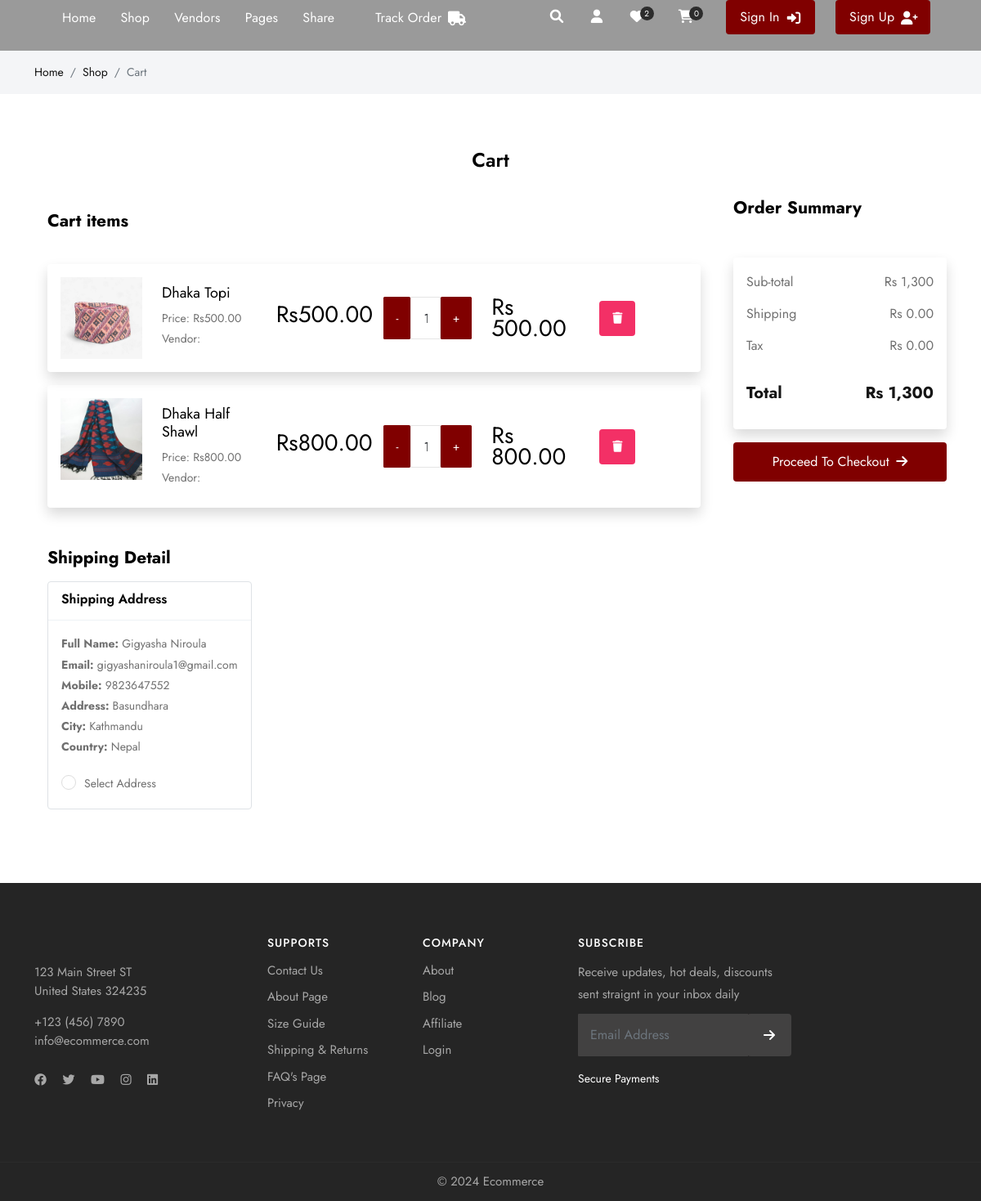
Page /cart/ (signed in) on the committed database.
### store/models.py (models this page shows, shortened)
class Cart(models.Model):
    product = models.ForeignKey(Product, on_delete=models.CASCADE)
    user = models.ForeignKey(user_models.User, on_delete=models.SET_NULL, null=True, blank=True)
    qty = models.PositiveIntegerField(default=0, null=True, blank=True)
    price = models.DecimalField(decimal_places=2, max_digits=12, default=0.00, null=True, blank=True)
    sub_total = models.DecimalField(decimal_places=2, max_digits=12, default=0.00, null=True, blank=True)
    shipping = models.DecimalField(decimal_places=2, max_digits=12, default=0.00, null=True, blank=True)
    tax = models.DecimalField(decimal_places=2, max_digits=12, default=0.00, null=True, blank=True)
    total = models.DecimalField(decimal_places=2, max_digits=12, default=0.00, null=True, blank=True)
    size = models.CharField(max_length=100, null=True, blank=True)
    color = models.CharField(max_length=100, null=True, blank=True)
    cart_id = models.CharField(max_length=1000, null=True, blank=True)
    date = models.DateTimeField(auto_now_add=True)

class Product(models.Model):
    name = models.CharField(max_length=100)
    image = models.ImageField(upload_to="images", blank=True, null=True )
    description = CKEditor5Field('Text', config_name='extends')
    category = models.ForeignKey(Category, on_delete=models.SET_NULL, null=True, blank=True)
    price = models.DecimalField(max_digits=12, decimal_places=2, default=0.00, null=True, blank=True, verbose_name="Sale Price")
    regular_price = models.DecimalField(max_digits=12, decimal_places=2, default=0.00, null=True, blank=True, verbose_name="Regular Price")
    stock = models.PositiveIntegerField(default=0, null=True, blank=True)
    shipping = models.DecimalField(max_digits=12, decimal_places=2, default=0.00, null=True, blank=True, verbose_name="Shipping Amount")
    status = models.CharField(choices=STATUS, max_length=50, default="Published")
    featured = models.BooleanField(default=False, verbose_name="Marketplace Featured")
    vendor = models.ForeignKey(user_models.User, on_delete=models.SET_NULL, null=True, blank=True)
    sku = ShortUUIDField(unique=True, length=5, max_length=50, prefix="SKU", alphabet="1234567890")
    slug = models.SlugField(null=True, blank=True)
    date = models.DateTimeField(default=timezone.now)
    class Meta:
        ordering = ['-id']
        verbose_name_plural = "Products"

### customer/models.py (models this page shows, shortened)
class Address (models.Model) :
    user = models. ForeignKey(User, on_delete=models. CASCADE, null=True)
    full_name = models.CharField(max_length=200, null=True, blank=True, default=None)
    mobile = models.CharField(max_length=50, null=True, blank=True, default=None)
    email = models.CharField(max_length=100, null=True, blank=True, default=None)
    country = models.CharField(max_length=100, null=True, blank=True, default=None)
    city = models. CharField (max_length=100, null=True, blank=True, default=None)
    address = models.CharField(max_length=100, null=True, blank=True, default=None)
    class Meta:
        verbose_name_plural = "Customer Address"

### store/views.py (the view)
# urls.py: path("cart/", views.cart , name="cart"),
def cart(request):
    if "cart_id" in request.session:
        cart_id = request.session["cart_id"]
    else:
        cart_id = None
    items = store_models.Cart.objects.filter( Q(cart_id=cart_id) | Q(user= request.user) if request.user.is_authenticated else Q(cart_id=cart_id))
    cart_sub_total= store_models.Cart.objects.filter( Q(cart_id=cart_id) |  Q(user= request.user) if request.user.is_authenticated else Q(cart_id=cart_id)).aggregate(sub_total= Sum("sub_total"))['sub_total']
    try:
        addresses = customer_models.Address.objects.filter(user=request.user)
    except:
        addresses = None
    if not items:
        messages.warning(request,"No items in cart")
        return redirect("store:index")
    context = {
        "items": items,
        "cart_sub_total": cart_sub_total,
        "addresses": addresses,
    }
    return render(request,"store/cart.html", context)

### store/context.py (called while the page is built)
def default(request):
    try:
        cart_id = request.session['cart_id']
        total_cart_items = store_models.Cart.objects.filter(cart_id=cart_id).count()
    except:
        total_cart_items = 0
    return {
        "total_cart_items": total_cart_items
    }

### templates/store/cart.html (shortened to what this page needs)
{% extends 'partials/base.html' %}
{% load humanize %}
{% load static %}
{% block content %}
<head>
    <link rel="stylesheet" href="https://cdnjs.cloudflare.com/ajax/libs/font-awesome/6.0.0/css/all.min.css" />
    <link href="{% static 'assets/css/styles.css' %}" rel="stylesheet" />
</head>
<div class="gray py-3">
    <div class="container">
        <div class="row">
            <div class="colxl-12 col-lg-12 col-md-12">
                <nav aria-label="breadcrumb">
                    <ol class="breadcrumb">
                        <li class="breadcrumb-item"><a href="/">Home</a></li>
                        <li class="breadcrumb-item"><a href="/shop.html">Shop</a></li>
                        <li class="breadcrumb-item active" aria-current="page">Cart</li>
                    </ol>
                </nav>
            </div>
        </div>
    </div>
</div>
<section class="middle">
    <div class="container">
        <div class="row justify-content-center">
            <div class="col-xl-12 col-lg-12 col-md-12 col-sm-12">
                <div class="sec_title position-relative text-center">
                    <h3 class="ft-bold pt-3">Cart</h3>
                </div>
            </div>
        </div>
        <form action="{% url 'store:create_order' %}" method="POST">
            <div class="row">
                <div class="col-lg-9">
                    <h4 class="fw-bold p-3">Cart items</h4>
                    <div style="overflow-y: scroll; max-height: 650px; overflow-x: hidden" class="p-3">
                        {% for item in items %}
                        <div class="shadow rounded mb-3 item_div_{{item.id}}" >
                            <div class="row d-flex align-items-center p-3">
                                <div class="col-lg-4 d-flex gap-3">
                                    <img src="{{item.product.image.url}}" alt="" style="width: 100px; height: 100px; object-fit: cover" />
                                    <div class="p-2">
                                        <h5>{{item.product.name}}</h5>
                                        <p class="mb-0 mt-0">Price: Rs{{item.price}}</p>
                                        <p class="mb-0 mt-0">Vendor: {{item.product.vendor.profile.full_name}}</p>
                                    </div>
                                </div>
                                <div class="col-lg-2">
                                    <h4 class="fs-3">Rs{{item.price |intcomma}}</h4>
                                </div>
                                <div class="col-lg-2 d-flex">
                                    <button class="btn bg-primary text-white btn-sm update_cart_qty" data-update_type="decrease" data-item_id="{{item.id}}" data-product_id="{{item.product.id}}">-</button>
                                    <input type="text" class="form-control form-sm item-qty-{{item.id}}" value="{{item.qty}}" name="" id="" />
                                    <button class="btn bg-primary text-white btn-sm update_cart_qty" data-update_type="increase" data-item_id="{{item.id}}" data-product_id="{{item.product.id}}">+</button>
                                </div>
                                <div class="col-lg-2">
                                    <h4 class="fs-3 mb-0">Rs <span class="item_sub_total_{{item.id}}">{{item.sub_total | intcomma}}</span></h4>
                                </div>
                                <div class="col-lg-2">
                                    <button class="btn bg-danger text-white btn-sm rounded delete_cart_item" data-item_id="{{item.id}}" data-product_id="{{item.product.id}}"><i class="fas fa-trash"></i></button>
                                </div>
                            </div>
                        </div>
                        {% endfor %}
                    </div>
                    <div class="p-3">
                        <h4 class="fw-bold mb-3">Shipping Detail</h4>
                        <div class="row">
                        {% for address in addresses %}
                            <div class="col-xl-4 col-lg-4 col-md-6 col-sm-12">
                                <div class="card-wrap border rounded mb-4">
                                    <div class="card-wrap-header px-3 py-2 br-bottom d-flex align-items-center justify-content-between">
                                        <div class="card-heafder-flex">
                                            <h4 class="fs-md ft-bold mb-1">Shipping Address</h4>
                                        </div>
                                    </div>
                                    <div class="card-wrap-body px-3 py-3">
                                        <p class="mb-0"><span class="fw-bold">Full Name: </span>{{address.full_name}}</p>
                                        <p class="mb-0"><span class="fw-bold">Email: </span>{{address.email}}</p>
                                        <p class="mb-0"><span class="fw-bold">Mobile: </span>{{address.mobile}}</p>
                                        <p class="mb-0"><span class="fw-bold">Address: </span>{{address.address}}</p>
                                        <p class="mb-0"><span class="fw-bold">City: </span> {{address.city}}</p>
                                        <p class="mb-0"><span class="fw-bold">Country: </span> {{address.country}}</p>
                                        <div class="mt-3">
                                            <label for="address{{address.id}}" class="radio-custom-label">Select Address</label>
                                        </div>
                                    </div>
                                </div>
                            </div>
                        {% endfor %}
                        </div>
                    </div>
                </div>
                <div class="col-lg-3">
                    <h4 class="fw-bold">Order Summary</h4>
                    <div class="shadow rounded p-3 mt-5">
                        <div>
                            <div class="d-flex justify-content-between align-items-center">
                                <p class="fw-semibold fs-6">Sub-total</p>
                                <p class="fs-6">Rs <span class="cart_sub_total">{{cart_sub_total | intcomma}}</span></p>
                            </div>
                            <div class="d-flex justify-content-between align-items-center">
                                <p class="fw-semibold fs-6">Shipping</p>
                                <p class="fs-6">Rs 0.00</p>
                            </div>
                            <div class="d-flex justify-content-between align-items-center">
                                <p class="fw-semibold fs-6">Tax</p>
                                <p class="fs-6">Rs 0.00</p>
                            </div>
                            <div class="d-flex justify-content-between align-items-center mt-3">
                                <p class="fw-bold text-dark fs-5">Total</p>
                                <p class="fw-bold text-dark fs-5">Rs <span class="cart_sub_total">{{cart_sub_total |intcomma}}</span></p>
                            </div>
                        </div>
                    </div>
                    <div class="d-flex justify-content-center w-100 mt-3">
                        <button type="submit"  class="btn bg-primary rounded text-white w-100">Proceed To Checkout <i class="fas fa-arrow-right ms-1"></i>
                    </div>
                </div>
            </div>
        </form>
    </div>
</section>
{% endblock content %}

### templates/partials/base.html (style rules this page uses)
.btn.bg-primary { background-color: #800000 !important; border: none; }

### rows in the picture
Cart: product.image (picture), product.name "Dhaka Topi", price "500.00", qty "1", sub_total "500.00"
Cart: product.image (picture), product.name "Dhaka Half Shawl", price "800.00", qty "1", sub_total "800.00"
Address: full_name "Gigyasha Niroula", email "gigyashaniroula1@gmail.com", mobile "9823647552", address "Basundhara", city "Kathmandu", country "Nepal"

### other values in the picture
{{ total_cart_items }} "0"
{{ cart_sub_total | intcomma }} "1,300"
{{ cart_sub_total |intcomma }} "1,300"
